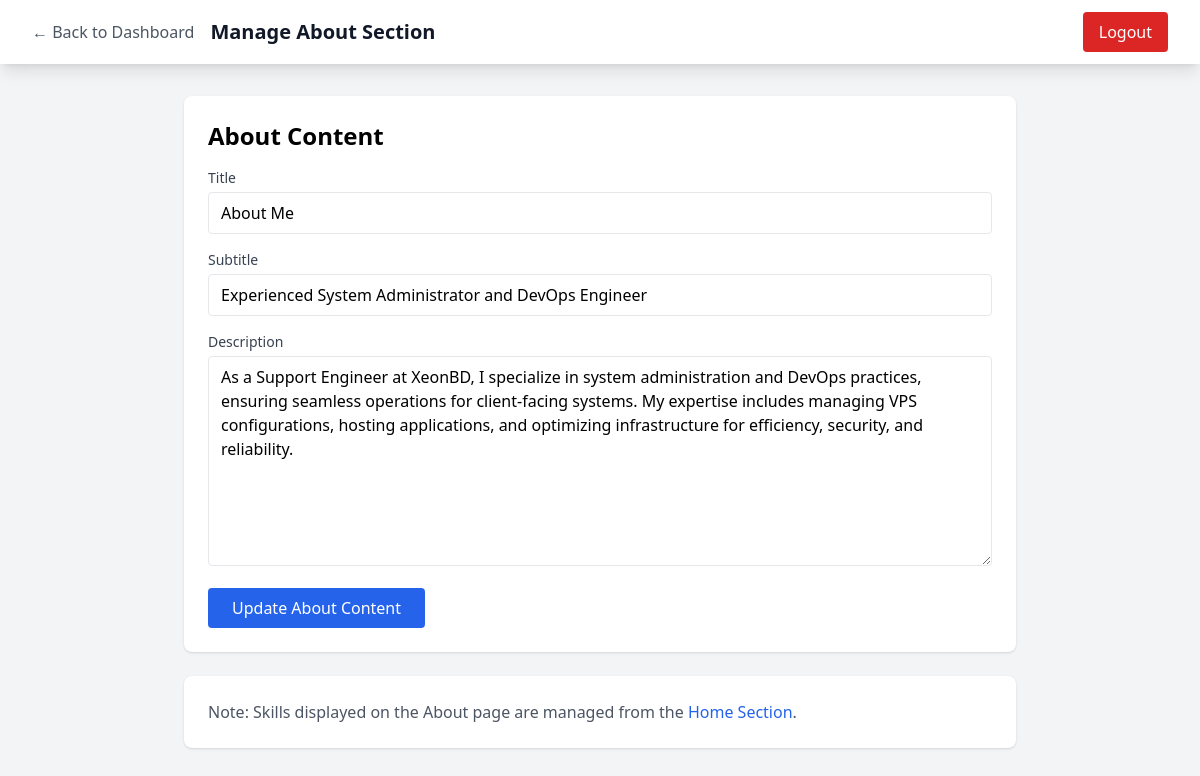
Page /admin/about.php (signed in) on the committed database.
### tables this page shows
CREATE TABLE IF NOT EXISTS about_content (
    id INT AUTO_INCREMENT PRIMARY KEY,
    title VARCHAR(200) DEFAULT 'About Me',
    subtitle VARCHAR(300) DEFAULT 'Experienced System Administrator and DevOps Engineer',
    description TEXT,
    updated_at TIMESTAMP DEFAULT CURRENT_TIMESTAMP ON UPDATE CURRENT_TIMESTAMP
);

### admin/about.php (the view, shortened to what this page needs)
<?php
$conn = getDBConnection();
$aboutResult = $conn->query("SELECT * FROM about_content LIMIT 1");
$about = $aboutResult->fetch_assoc();
?>
<!DOCTYPE html>
<html lang="en">
<head>
    <script src="https://cdn.tailwindcss.com"></script>
</head>
<body class="bg-gray-100">
    <nav class="bg-white shadow-lg">
        <div class="max-w-7xl mx-auto px-4 sm:px-6 lg:px-8">
            <div class="flex justify-between h-16">
                <div class="flex items-center space-x-4">
                    <a href="/admin/index.php" class="text-gray-600 hover:text-gray-900">← Back to Dashboard</a>
                    <h1 class="text-xl font-bold text-gray-900">Manage About Section</h1>
                </div>
                <div class="flex items-center">
                    <a href="/admin/logout.php" class="bg-red-600 text-white px-4 py-2 rounded hover:bg-red-700">Logout</a>
                </div>
            </div>
        </div>
    </nav>
    <div class="max-w-4xl mx-auto px-4 sm:px-6 lg:px-8 py-8">
        <div class="bg-white rounded-lg shadow p-6">
            <h2 class="text-2xl font-bold mb-4">About Content</h2>
            <form method="POST">
                <div class="space-y-4">
                    <div>
                        <label class="block text-sm font-medium text-gray-700 mb-1">Title</label>
                        <input type="text" name="title" value="<?php echo htmlspecialchars($about['title']); ?>" class="w-full border rounded px-3 py-2" required>
                    </div>
                    <div>
                        <label class="block text-sm font-medium text-gray-700 mb-1">Subtitle</label>
                        <input type="text" name="subtitle" value="<?php echo htmlspecialchars($about['subtitle']); ?>" class="w-full border rounded px-3 py-2" required>
                    </div>
                    <div>
                        <label class="block text-sm font-medium text-gray-700 mb-1">Description</label>
                        <textarea name="description" rows="8" class="w-full border rounded px-3 py-2" required><?php echo htmlspecialchars($about['description']); ?></textarea>
                    </div>
                </div>
                <button type="submit" name="update_about" class="mt-4 bg-blue-600 text-white px-6 py-2 rounded hover:bg-blue-700">Update About Content</button>
            </form>
        </div>
        <div class="mt-6 bg-white rounded-lg shadow p-6">
            <p class="text-gray-600">Note: Skills displayed on the About page are managed from the <a href="/admin/home.php" class="text-blue-600 hover:underline">Home Section</a>.</p>
        </div>
    </div>
</body>
</html>

### rows in the picture
about_content: title "About Me", subtitle "Experienced System Administrator and DevOps Engineer", description "As a Support Engineer at XeonBD, I specialize in system administration and DevOps practices, ensuring seamless operations for client-facing systems. My expertise includes managing VPS configurations, hosting applications, and optimizing infrastructure for efficiency, security, and reliability."
